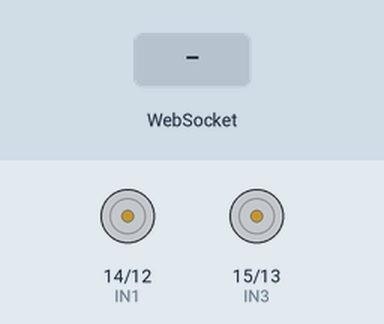
Simulated run of this sketch. Board: ESP8266 (NodeMCU). Parts: motor-driver pin pairs drawn as motors (green arrow = first pin HIGH = forward, orange = second pin HIGH = backward, longer = more drive). Inputs (shaded band) come from the test bench. WiFi joins after 1.5 s; servers stay silent unless stated; what the sketch prints to the serial monitor is not drawn.

Above: at 2.7 s.
2.8 s: WebSocket text "forward" received
At 3.9 s:
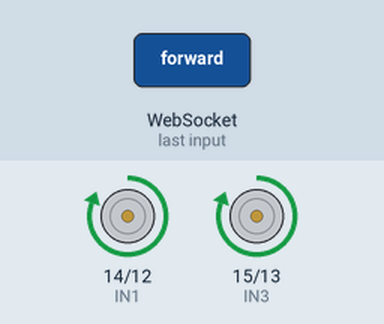
4.3 s: WebSocket text "backward" received
At 5.1 s:
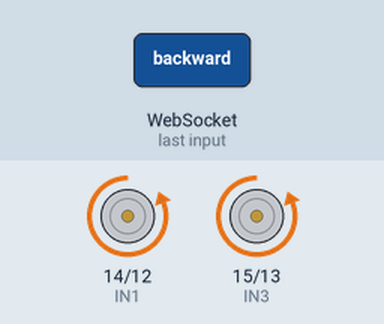
5.8 s: WebSocket text "left" received
At 6.2 s:
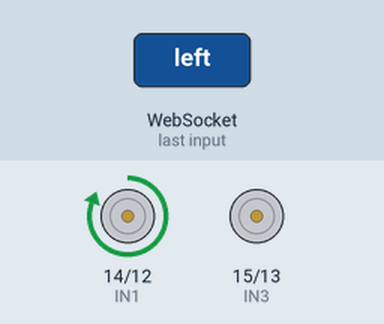
7.3 s: WebSocket text "right" received
At 8.5 s:
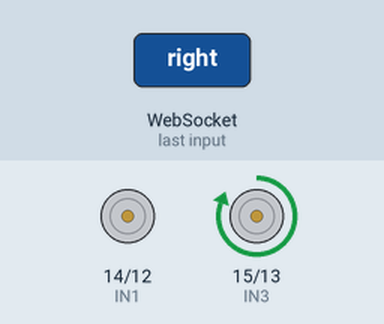
Timing chart, 0 to 9.8 s (numbered marks = the images above; inputs shaded):
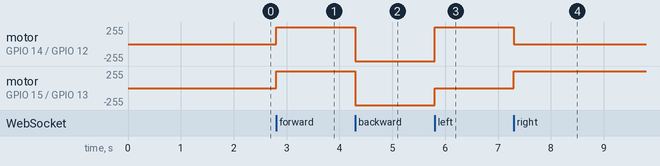

Measured:
- after the input at 2.8 s, motor on GPIO 14 (IN1) / GPIO 12 (IN2), motor on GPIO 15 (IN3) / GPIO 13 (IN4): stopped → forward 255/255 at once
- after the input at 4.3 s, motor on GPIO 14 (IN1) / GPIO 12 (IN2), motor on GPIO 15 (IN3) / GPIO 13 (IN4): forward 255/255 → backward 255/255 at once
- after the input at 5.8 s, motor on GPIO 14 (IN1) / GPIO 12 (IN2): backward 255/255 → forward 255/255 at once; motor on GPIO 15 (IN3) / GPIO 13 (IN4): backward 255/255 → stopped at once
- after the input at 7.3 s, motor on GPIO 14 (IN1) / GPIO 12 (IN2): forward 255/255 → stopped at once; motor on GPIO 15 (IN3) / GPIO 13 (IN4): stopped → forward 255/255 at once

The sketch:

Rover_V1.ino
```cpp
// esp8266 configuration
// 5v for S-1-RX4 (receiver)
// 12v for motors or fans
// Don't forget to ground the controller
#include<ESP8266WiFi.h>
#include<ESP8266WebServer.h>
#include<WebSocketsServer.h>

const char* ssid = "Xperia V";
const char* password = "connect.now";

// ESP8266WebServer server(80);
WebSocketsServer webSocket(81);


#define IN1 14 // D5 - fan 1 control
#define IN2 12 // D6 - fan 1 control
#define IN3 15 // D8 - Fan 2 control
#define IN4 13 // D7 - fan 2 control

#define RF_CH1 5 // D1 - RF receiver channel 1 (front)
#define RF_CH2 4 // D2 - RF receiver channel 2 (Back)
#define RF_CH3 0 // D3 - RF receiver channel 3 (right)
#define RF_CH4 2 // D4 - RF receiver channel 4 (left)


void setup() {
  // put your setup code here, to run once:
  Serial.begin(115200);

  pinMode(IN1, OUTPUT);
  pinMode(IN2, OUTPUT);
  pinMode(IN3, OUTPUT);
  pinMode(IN4, OUTPUT);

  digitalWrite(IN1,LOW);
  digitalWrite(IN2,LOW);
  digitalWrite(IN3,LOW);
  digitalWrite(IN4,LOW);


  pinMode(RF_CH1, INPUT);
  pinMode(RF_CH2, INPUT);
  pinMode(RF_CH3, INPUT);
  pinMode(RF_CH4, INPUT);

  // WiFi.softAP(ssid,password);
  // Serial.println("WiFi AP started");
  WiFi.begin(ssid, password);
  Serial.print("Connecting to WiFi...");
  while (WiFi.status() != WL_CONNECTED){
    delay(500);
    Serial.print(".");
  }
  Serial.println("\nConnected!");
  Serial.print("IP Address: ");
  Serial.println(WiFi.localIP());

  // web server routes
  /*
  server.on("/",handleRoot);
  server.on("/forward",[](){moveForward();
    server.send(200,"text/plain","moving forward");});
  server.on("/backward",[](){moveBackward();
    server.send(200,"text/plain","Moving backward");});
  server.on("/left",[](){turnLeft();
    server.send(200,"text/plain","Moving left");});
  server.on("/right",[](){turnRight();
    server.send(200,"text/plain","Moving right");});
  server.on("/stop",[](){stopMotors();
    server.send(200,"text/plain","stopped");});

  server.begin();
  */

  // web socket server
  webSocket.begin();
  webSocket.onEvent(webSocketEvent);

}

void loop() {
  // put your main code here, to run repeatedly:
  // server.handleClient();

  webSocket.loop(); // handle webSocket communication

/*
  if(digitalRead(RF_CH1) == HIGH) moveForward();
  else if(digitalRead(RF_CH2) == HIGH) moveBackward();
  else if(digitalRead(RF_CH3) == HIGH) turnRight();
  else if(digitalRead(RF_CH4) == HIGH) turnLeft();
  else stopMotors();
  */

}

// handle websocket messages
void webSocketEvent(uint8_t num, WStype_t type, uint8_t *payload, size_t length){
  String command = String((char*)payload);

  if (command == "forward"){ moveForward();}
  else if (command == "backward"){ moveBackward();}
  else if (command == "left"){ turnLeft();}
  else if (command == "right"){ turnRight();}
  else if (command == "stop"){ stopMotors();}
}

void moveForward(){
  digitalWrite(IN1,HIGH);
  digitalWrite(IN2,LOW);
  digitalWrite(IN3,HIGH);
  digitalWrite(IN4,LOW);
  Serial.println("moving forward");
}

void moveBackward(){
  digitalWrite(IN1,LOW);
  digitalWrite(IN2,HIGH);
  digitalWrite(IN3,LOW);
  digitalWrite(IN4,HIGH);
  Serial.println("moving backward");
}

void turnLeft(){
  digitalWrite(IN1,HIGH);
  digitalWrite(IN2,LOW);
  digitalWrite(IN3,LOW);
  digitalWrite(IN4,LOW);
  Serial.println("turning left");
}

void turnRight(){
  digitalWrite(IN1,LOW);
  digitalWrite(IN2,LOW);
  digitalWrite(IN3,HIGH);
  digitalWrite(IN4,LOW);
  Serial.println("turning right");
}

void stopMotors(){
  digitalWrite(IN1,LOW);
  digitalWrite(IN2,LOW);
  digitalWrite(IN3,LOW);
  digitalWrite(IN4,LOW);
  Serial.println("stopped");
}

/*void handleRoot(){
  server.send(200,"text/html",R"rawliteral(
    <html>
    <head>
      <style>
        button { padding: 15px; margin: 5px; font-size: 20px;}
      </style>
    </head>
    <body>
      <h1>ESP8266 Robot COntroller</h1>
      <button onmousedown="sendCommand('forward')" onmouseup="sendCommand('stop')">Forward</button><br>
      <button onmousedown="sendCommand('backward')" onmouseup="sendCommand('stop')">Backward</button><br>
      <button onmousedown="sendCommand('left')" onmouseup="sendCommand('stop')">Left</button><br>
      <button onmousedown="sendCommand('right')" onmouseup="sendCommand('stop')">Right</button><br>
      <button onclick="sendCommand('stop')">Stop</button>

      <script>
        var socket = new WebSocket("ws://192.168.4.2:81/"); //ESP's IP
        function sendCommand(command){
          socket.send(command);
        }
      </script>
    </body>
    </html>

  )rawliteral");
}
*/
```
